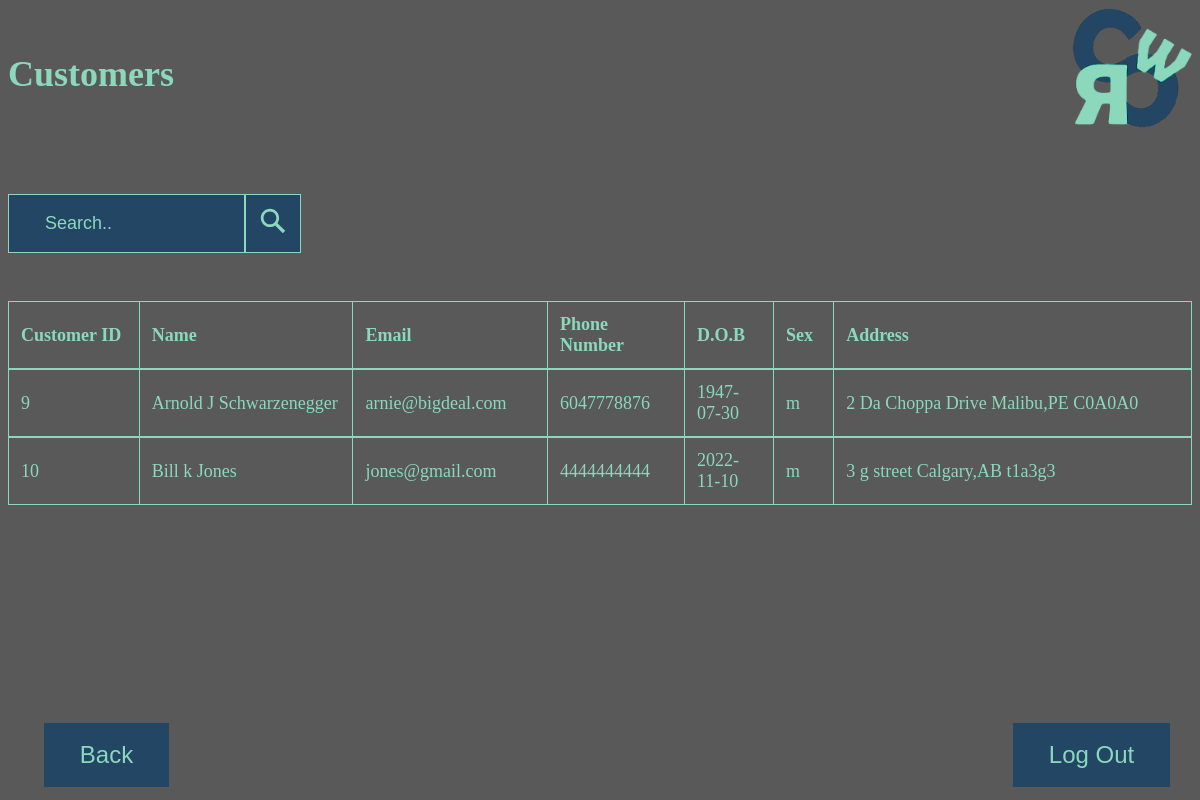
/cpsc471_project/emp_cust.php, run on an earlier commit of the app's database.
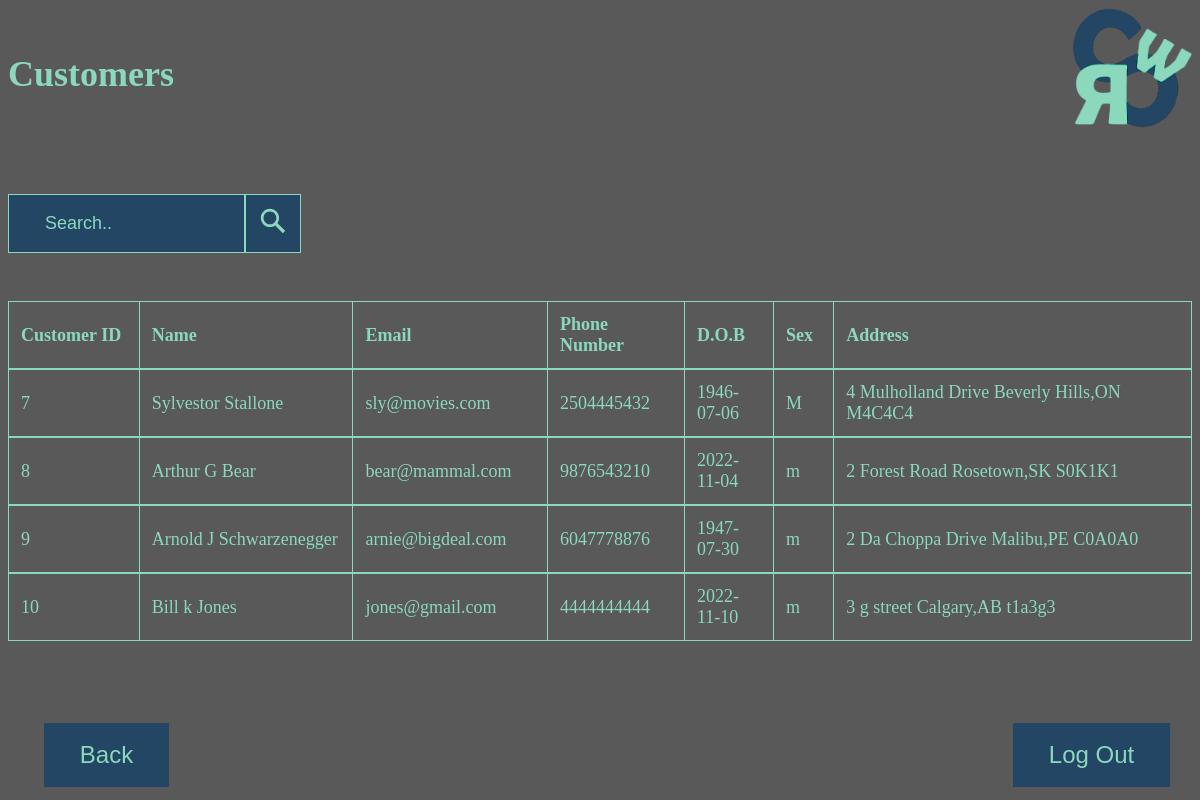
And on a later commit of the database.
### tables this page shows
CREATE TABLE `customer` (
  `C_UserID` int(11) NOT NULL
);

CREATE TABLE `users` (
  `UserID` int(11) NOT NULL,
  `First_name` varchar(50) NOT NULL,
  `Middle_name` varchar(50) DEFAULT NULL,
  `Last_name` varchar(50) NOT NULL,
  `Email` varchar(50) NOT NULL,
  `Phone_number` char(10) DEFAULT NULL,
  `DOB` date DEFAULT NULL,
  `Sex` char(1) DEFAULT NULL,
  `Street_no` varchar(10) DEFAULT NULL,
  `Street_name` varchar(50) DEFAULT NULL,
  `City` varchar(50) DEFAULT NULL,
  `Province` char(2) DEFAULT NULL,
  `Postal_code` char(6) DEFAULT NULL
);

### cpsc471_project/emp_cust.php (the view, shortened to what this page needs)
<!DOCTYPE html>
<html>
<head>
</head>
<body>
<div class="header">
<h1 style="font-size:3vw">
Customers
</h1>
    <img src="logo.png" alt="logo" width=2vw height=2vw/>
</div>
    <form action="emp_cust_post.php" class = "searchbar" method="post">
      <input type="search" placeholder="Search.." name="search" required>
     <button class = "searchbutton" class= "submitbutton" type="submit" name="submit" value="Submit">
      </button>
    </form>
  <br>
  <br>
  <table class="cust_table">
    <tr>
        <th width = 11.35%>Customer ID</th>
        <th width = 20%>Name</th>
        <th width = 18%>Email</th>
        <th width = 12%>Phone Number</th>
        <th width = 7%>D.O.B</th>
        <th width = 4%>Sex</th>
        <th width = 35%>Address</th>
</tr>
        </table>
        <table>
<?php
    $con = mysqli_connect("localhost","root","","cwcrs_db");
    $sql = "SELECT * FROM Customer, Users WHERE Customer.C_UserID = Users.UserID";
    $result = $con->query($sql);
    if ($result->num_rows > 0) {
        while($row = $result->fetch_assoc()) {
                echo "<table class='cust_table2'>
                        <tr>
                        <td width = 11.35%>" . $row["C_UserID"] . "</td> <td width = 20%>" . $row["First_name"] .
                        " " . $row["Middle_name"] . " " . $row["Last_name"] . "</td> <td width = 18%>" .
                        $row["Email"] . "</td> <td width = 12%>" . $row["Phone_number"] . "</td> <td width = 7%>" .
                        $row["DOB"] . "</td> <td width = 4%>" . $row["Sex"] . "</td> <td width = 35%>" .
                        $row["Street_no"] . " " . $row["Street_name"] . " " . $row["City"] . "," . $row["Province"] . " " .
                        $row["Postal_code"] . "</td> </tr> </table>";
        }
      }
?>
</table>
  <table class="bottom_table">
  <tr>
    <td>
    <button class= "backbutton" text-align=left type="button" onclick="window.location.href='emp_start.php'"> Back</button>
</td>
<td>
</td>
<td>
</td>
<td>
</td>
<td>
</td>
<td>
    <button class= "logoutbutton" type="button" onclick="window.location.href='login.php'"> Log Out</button>
</td>
</tr>
</table>
    </body>
    </html>

What changed in the data, as far as the page shows it:
added customer: C_UserID "7", C_UserID.First_name "Sylvestor", C_UserID.Last_name "Stallone", C_UserID.Email "sly@movies.com", C_UserID.Phone_number "2504445432", C_UserID.DOB "1946-07-06", C_UserID.Sex "M", C_UserID.Street_no "4", C_UserID.Street_name "Mulholland Drive", C_UserID.City "Beverly Hills", C_UserID.Province "ON", C_UserID.Postal_code "M4C4C4"
added customer: C_UserID "8", C_UserID.First_name "Arthur", C_UserID.Middle_name "G", C_UserID.Last_name "Bear", C_UserID.Email "bear@mammal.com", C_UserID.Phone_number "9876543210", C_UserID.DOB "2022-11-04", C_UserID.Sex "m", C_UserID.Street_no "2", C_UserID.Street_name "Forest Road", C_UserID.City "Rosetown", C_UserID.Province "SK", C_UserID.Postal_code "S0K1K1"
